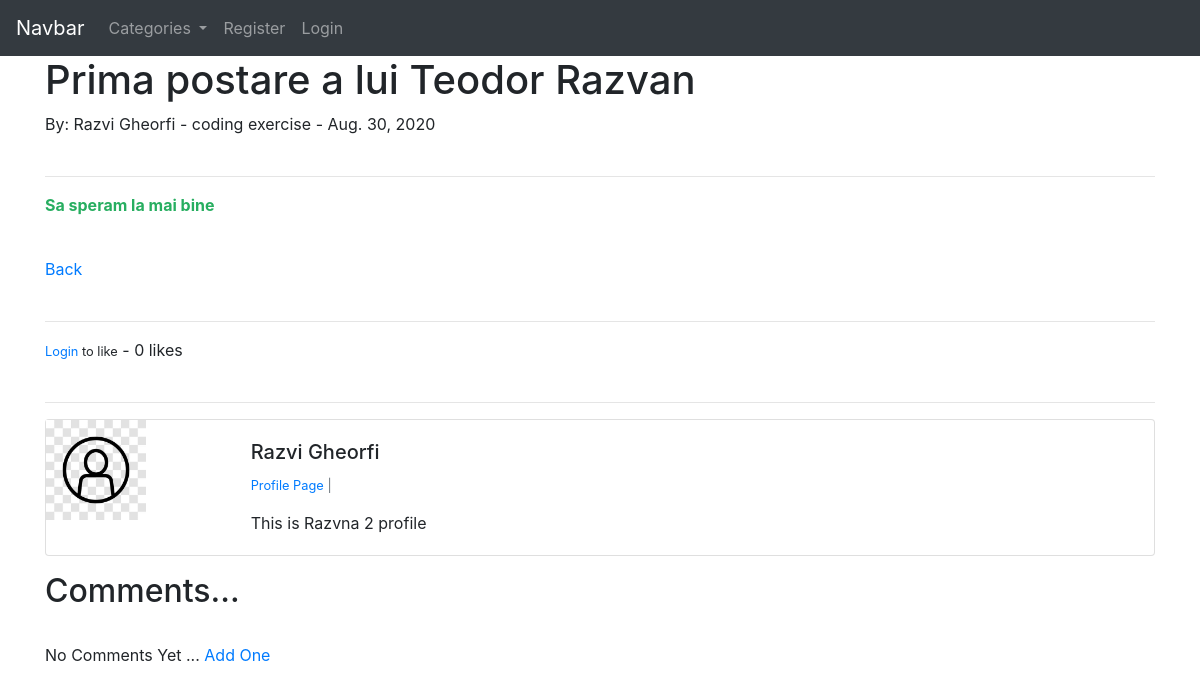
Page /article/15 on the earlier database version.
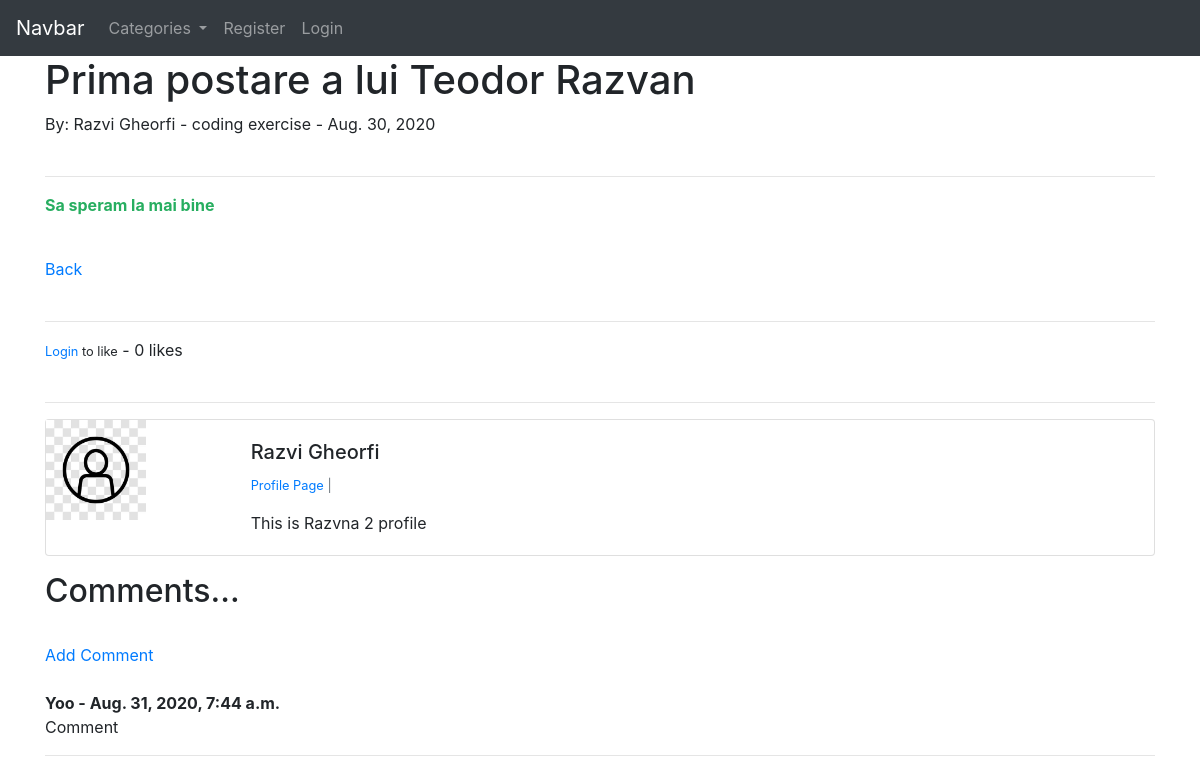
Same page on the later database version.
### main/models.py (models this page shows, shortened)
class Comment(models.Model):
    post = models.ForeignKey(Post, related_name="comments", on_delete=models.CASCADE)
    name = models.CharField(max_length=255)
    body = models.TextField()
    date_added = models.DateTimeField(auto_now_add=True)

### main/views.py (the view)
# urls.py: path('article/<int:pk>',ArticleDetailView.as_view(), name='article_detail' ),
class ArticleDetailView(DetailView):
    model = Post
    template_name = 'article_details.html'
    def get_context_data(self, *args, **kwargs):
        cat_menu = Category.objects.all()
        context = super(ArticleDetailView, self).get_context_data(*args, **kwargs)
        stuff = get_object_or_404(Post, id=self.kwargs['pk'])
        total_likes = stuff.total_likes()
        liked = False
        if stuff.likes.filter(id=self.request.user.id).exists():
            liked = True
        context["cat_menu"] = cat_menu
        context["total_likes"] = total_likes
        context["liked"] = liked
        return context

### main/models.py (called while the page is built)
    def __str__(self):
        return self.name

    def total_likes(self):
        return self.likes.count()

### main/templates/article_details.html (shortened to what this page needs)
{% extends 'base.html' %}
{% load static %}
{% block content %}
<h1>{{ post.title }}</h1>
By: {{ post.author.first_name}} {{ post.author.last_name}}
    - {{ post.category }}
    - {{ post.post_date }}
    <br><br>
<hr>
{{ post.body|safe }}
<br>
<a href="{% url 'home' %}">Back</a>
<br><br>
<hr>
<form action="{% url 'like_post' post.pk %}" method="POST">
    {% if user.is_authenticated %}
        {% if liked %}
            <button type="submit" name="post_id" value="{{ post.id }}" class="btn btn-danger">Unlike</button>
        {% else %}
            <button type="submit" name="post_id" value="{{ post.id }}" class="btn btn-primary">Like</button>
        {% endif %}
    {% else %}
    <small><a href="{% url 'login' %}">Login </a>to like</small>
    {% endif %}
    - {{ total_likes }} likes
</form>
<br>
<hr>
    <div class="card mb-3">
      <div class="row no-gutters">
        <div class="col-md-2">
            {% if post.author.profile.profile_pic %}
                <img src="{{ post.author.profile.profile_pic.url }}" alt="" width="100" height="100">
            {% else %}
                <img src="{% static 'main/images/user_default.jpg' %}" alt="" width="100" height="100">
            {% endif %}
        </div>
        <div class="col-md-10">
          <div class="card-body">
            <h5 class="card-title">{{ post.author.first_name}} {{ post.author.last_name}}</h5>
              <p class="small text-muted">
                  <a href="{% url 'show_profile_page' post.author.profile.id %}">Profile Page</a> |
              </p>
            <p class="card-text">{{ post.author.profile.bio }}</p>
          </div>
        </div>
      </div>
    </div>
<h2>Comments...</h2>
<br>
{% if not post.comments.all %}
    No Comments Yet ... <a href="{% url 'add_comment' post.pk %}">Add One</a>
{% else %}
    <a href="{% url 'add_comment' post.pk %}">Add Comment</a><br><br>
    {% for comment in post.comments.all %}
        <strong>
            {{ comment.name }} -
            {{ comment.date_added }}
        </strong><br>
        {{ comment.body }}
<hr>
    {% endfor %}
{% endif %}
{% endblock %}

Differences in the rows shown:
added Comment: name "Yoo", date_added "Aug. 31, 2020, 7:44 a.m.", body "Comment"
Other differences:
text no longer shown: "No Comments Yet ... Add One"
text now shown: "Add Comment"
